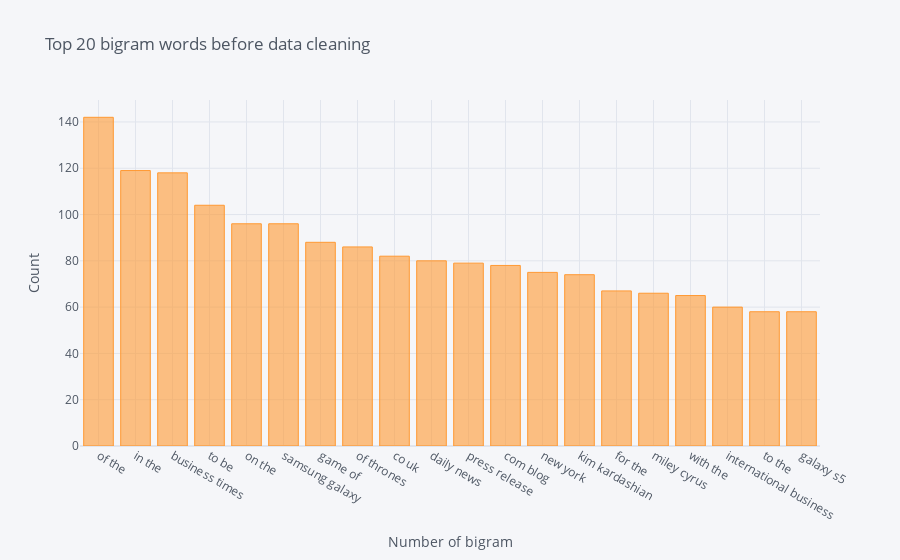

The notebook cell this image was saved under:
### Code cell
df_bigram.iplot(kind='bar',xTitle='Number of bigram', yTitle='Count',
                title='Top 20 bigram words before data cleaning')

### Figure 1 — Plotly figure (JSON) as saved in the notebook; plotly's stock layout.template omitted (floating-point values rounded to 4 significant figures)
{"data": [{"marker": {"color": "rgba(255, 153, 51, 0.6)", "line": {"color": "rgba(255, 153, 51, 1.0)", "width": 1}}, "name": "count", "orientation": "v", "text": "", "type": "bar", "x": ["of the", "in the", "business times", "to be", "on the", "samsung galaxy", "game of", "of thrones", "co uk", "daily news", "press release", "com blog", "new york", "kim kardashian", "for the", "miley cyrus", "with the", "international business", "to the", "galaxy s5"], "y": [142, 119, 118, 104, 96, 96, 88, 86, 82, 80, 79, 78, 75, 74, 67, 66, 65, 60, 58, 58]}], "layout": {"legend": {"bgcolor": "#F5F6F9", "font": {"color": "#4D5663"}}, "paper_bgcolor": "#F5F6F9", "plot_bgcolor": "#F5F6F9", "title": {"font": {"color": "#4D5663"}, "text": "Top 20 bigram words before data cleaning"}, "xaxis": {"gridcolor": "#E1E5ED", "showgrid": true, "tickfont": {"color": "#4D5663"}, "title": {"font": {"color": "#4D5663"}, "text": "Number of bigram"}, "zerolinecolor": "#E1E5ED"}, "yaxis": {"gridcolor": "#E1E5ED", "showgrid": true, "tickfont": {"color": "#4D5663"}, "title": {"font": {"color": "#4D5663"}, "text": "Count"}, "zerolinecolor": "#E1E5ED"}}}
